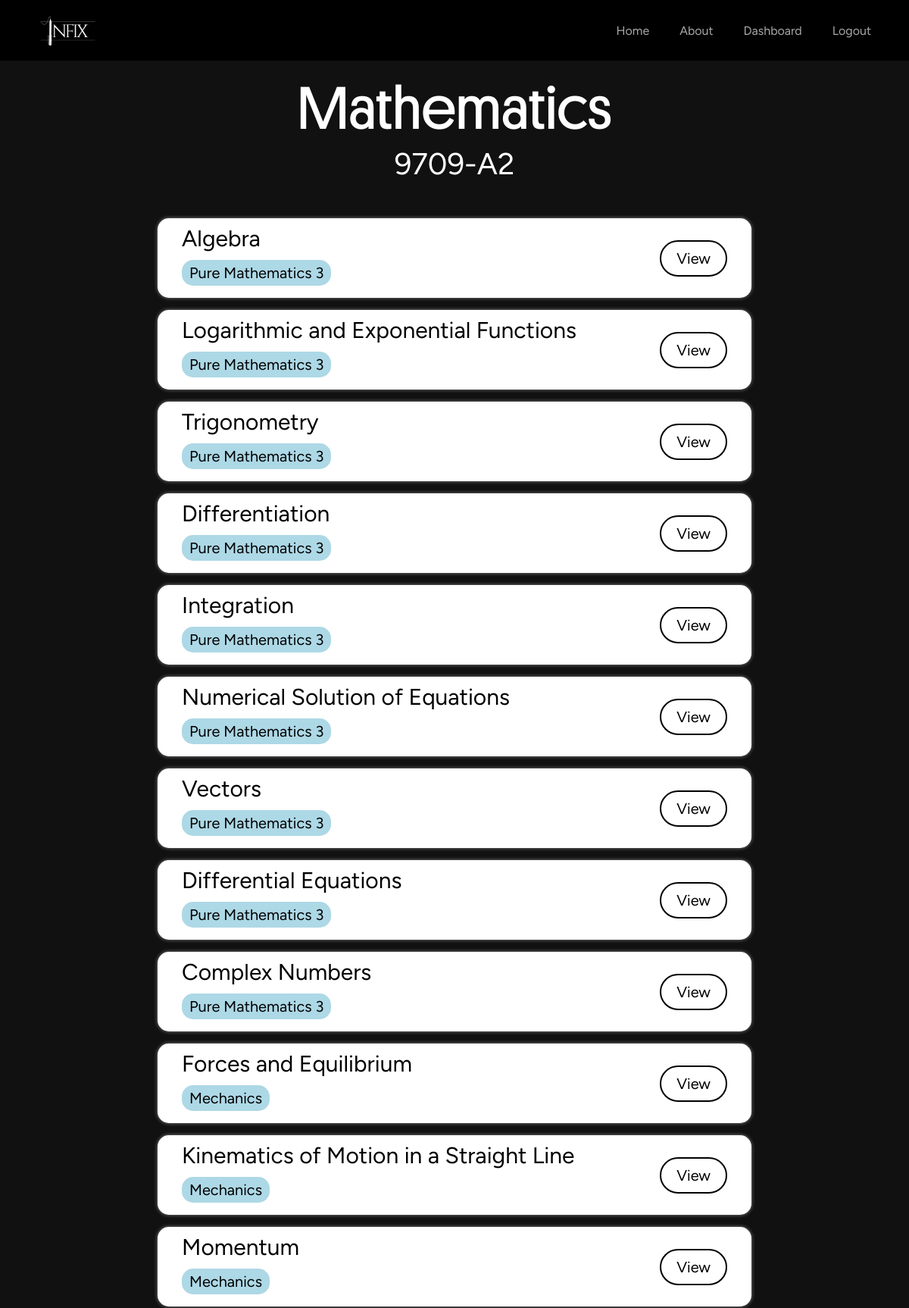
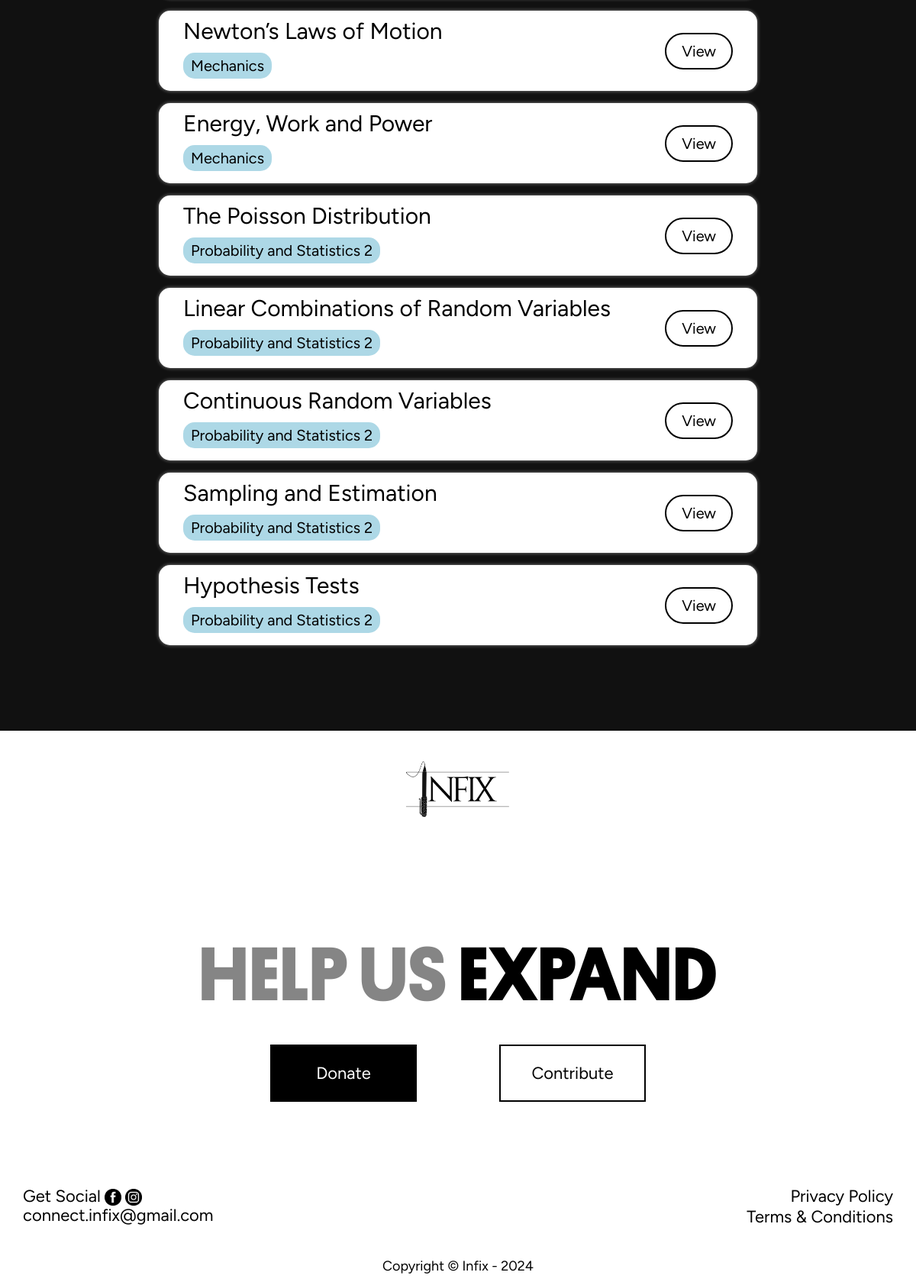
Screenshot of /course/9709-A2 (signed in) with the database file from the repository (2 pictures, top to bottom).
### tables this page shows
CREATE TABLE courses (
    id INTEGER PRIMARY KEY AUTOINCREMENT,
    path_id INTEGER NOT NULL,
    name TEXT NOT NULL,
    course_code INTEGER NOT NULL UNIQUE,
    FOREIGN KEY (path_id) REFERENCES paths(id) ON DELETE CASCADE
);

CREATE TABLE topics (
    id INTEGER PRIMARY KEY AUTOINCREMENT,
    course_id INTEGER NOT NULL,
    title TEXT NOT NULL,
    category_id INTEGER NOT NULL,
    seq_num INTEGER NOT NULL DEFAULT 0,
    FOREIGN KEY (course_id) REFERENCES courses(id) ON DELETE CASCADE
    FOREIGN KEY (category_id) REFERENCES categories(id) ON DELETE CASCADE
);

CREATE TABLE categories (
    id INTEGER PRIMARY KEY AUTOINCREMENT,
    name TEXT NOT NULL UNIQUE
);

### app.py (the view)
@app.route('/course/<course_code>')
@login_required
def course_detail(course_code):
    course = db.execute("SELECT * FROM courses WHERE course_code = ?", course_code)
    if not course:
        flash('Course not found.', 'warning')
        return redirect('/dashboard')
    course_id = course[0]['id']
    topics = db.execute("SELECT * FROM topics WHERE course_id = ?", course_id)
    topics_with_categories = db.execute("""
        SELECT topics.id, topics.title, categories.name AS category
        FROM topics
        JOIN categories ON topics.category_id = categories.id
        WHERE topics.course_id = ?
    """, course_id)
    return render_template('course_detail.html', course=course[0], topics=topics_with_categories)

### app.py (called while the page is built)
@app.after_request
def after_request(response):
    response.headers["Cache-Control"] = "no-cache, no-store, must-revalidate"
    response.headers["Expires"] = "0"
    response.headers["Pragma"] = "no-cache"
    return response

### helpers.py (called while the page is built)
def login_required(f):
    @wraps(f)
    def decorated_function(*args, **kwargs):
        if session.get("user_id") is None:
            return redirect("/login")
        return f(*args, **kwargs)
    return decorated_function

### templates/course_detail.html (shortened to what this page needs)
{% extends 'base.html' %}
{% block styles %}
<link rel="stylesheet" href="{{ url_for('static', filename='css/course_detail.css') }}">
<link href="https://cdn.jsdelivr.net/npm/remixicon@4.3.0/fonts/remixicon.css" rel="stylesheet"/>
{% endblock %}
{% block HomeActive %}inactive{% endblock %}
{% block content %}
<div id="course-section">
  <div class="head">
    <p class="course-name">{{course.name}}</p>
    <p class="course-code">{{course.course_code}}</p>
  </div>
  <div class="topics-list">
    {% for topic in topics %}
    <div class="topic-container">
      <div class="text">
        <p>{{ topic.title }}</p>
        <p class="category">{{ topic.category }}</p>
      </div>
      <div class="view-link">
        <a href="">View</a>
      </div>
    </div>
    {% endfor %}
  </div>
</div>
{% endblock %}

### static/css/styles.css (style rules this page uses)
html { scroll-behavior: smooth; font-family: "Figtree", sans-serif; }
* { margin: 0; padding: 0; transition: all ease 0.3s; }
body, html { overflow-x: hidden; }
a { text-decoration: none; color: inherit; }
a { text-decoration: none; color: #000000; }

### static/css/course_detail.css (style rules this page uses)
#course-section { padding: calc(80px + 1rem) 0px; width: 100%; min-height: 100%; background-color: #111111; display: flex; flex-direction: column; justify-content: center; align-items: center; color: white; text-align: center; gap: 2em; }
.course-name { font-family: 'Platform-Regular'; font-size: 80px; }
.course-code { font-size: 40px; }
.topics-list { display: flex; flex-direction: column; align-items: center; justify-content: center; gap: 1em; padding: 1em 0; }
.topic-container { background-color:white; color: black; display: flex; justify-content: space-between; align-items: center; width: 60vw; padding: 0.5em 2em; border-radius: 15px; box-shadow: 0 0 5px 0 rgba(255, 255, 255, 0.493); }
.text { display: flex; flex-direction: column; justify-content: center; align-items: flex-start; text-align: left; gap: 10px; width: 80%; }
.topic-container a { font-size: 20px; color: black; background-color: white; border: 2px solid black; padding: 10px 20px; border-radius: 30px; }
.text p { font-size: 30px; }
.text .category { font-size: 20px; background-color: lightblue; padding: 5px 10px; border-radius: 15px; margin-bottom: 8px; }

### rows the page displays
courses: name "Mathematics", course_code "9709-A2"
topics: title "Algebra", category "Pure Mathematics 3"
topics: title "Logarithmic and Exponential Functions", category "Pure Mathematics 3"
topics: title "Trigonometry", category "Pure Mathematics 3"
topics: title "Differentiation", category "Pure Mathematics 3"
topics: title "Integration", category "Pure Mathematics 3"
topics: title "Numerical Solution of Equations", category "Pure Mathematics 3"
topics: title "Vectors", category "Pure Mathematics 3"
topics: title "Differential Equations", category "Pure Mathematics 3"
topics: title "Complex Numbers", category "Pure Mathematics 3"
topics: title "Forces and Equilibrium", category "Mechanics"
topics: title "Kinematics of Motion in a Straight Line", category "Mechanics"
topics: title "Momentum", category "Mechanics"
topics: title "Newton’s Laws of Motion", category "Mechanics"
topics: title "Energy, Work and Power", category "Mechanics"
topics: title "The Poisson Distribution", category "Probability and Statistics 2"
topics: title "Linear Combinations of Random Variables", category "Probability and Statistics 2"
topics: title "Continuous Random Variables", category "Probability and Statistics 2"
topics: title "Sampling and Estimation", category "Probability and Statistics 2"
topics: title "Hypothesis Tests", category "Probability and Statistics 2"
